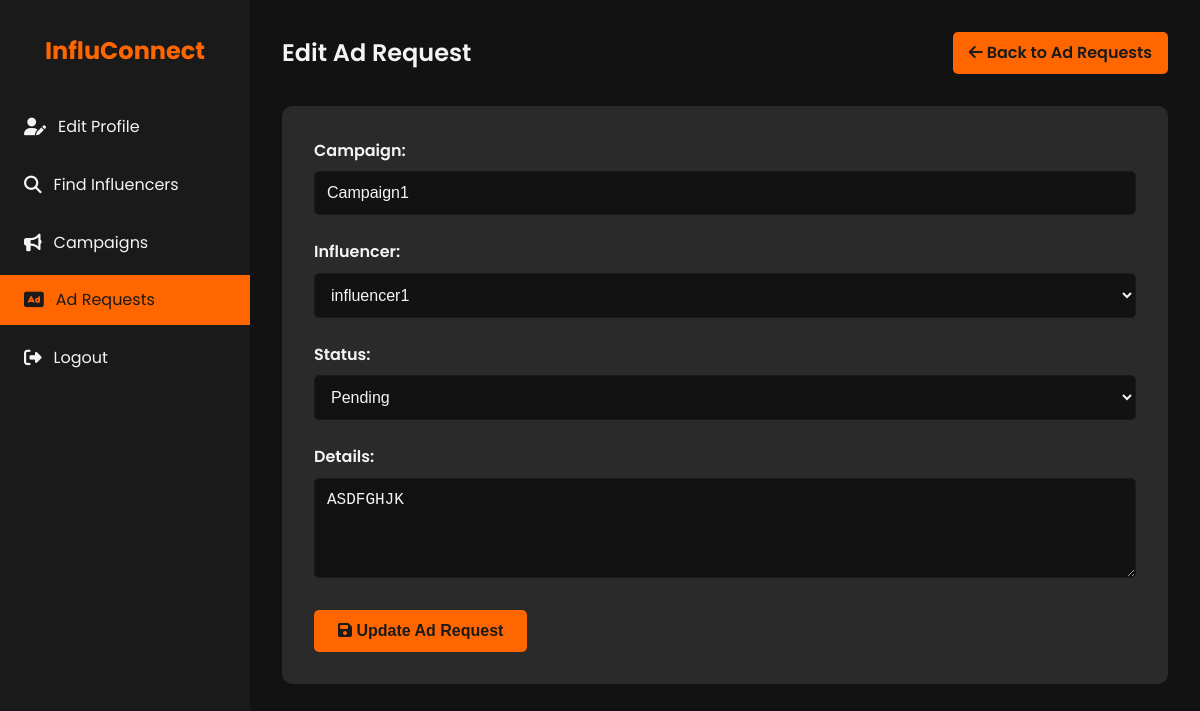
Page /ad_requests/edit/5 on the earlier database version.
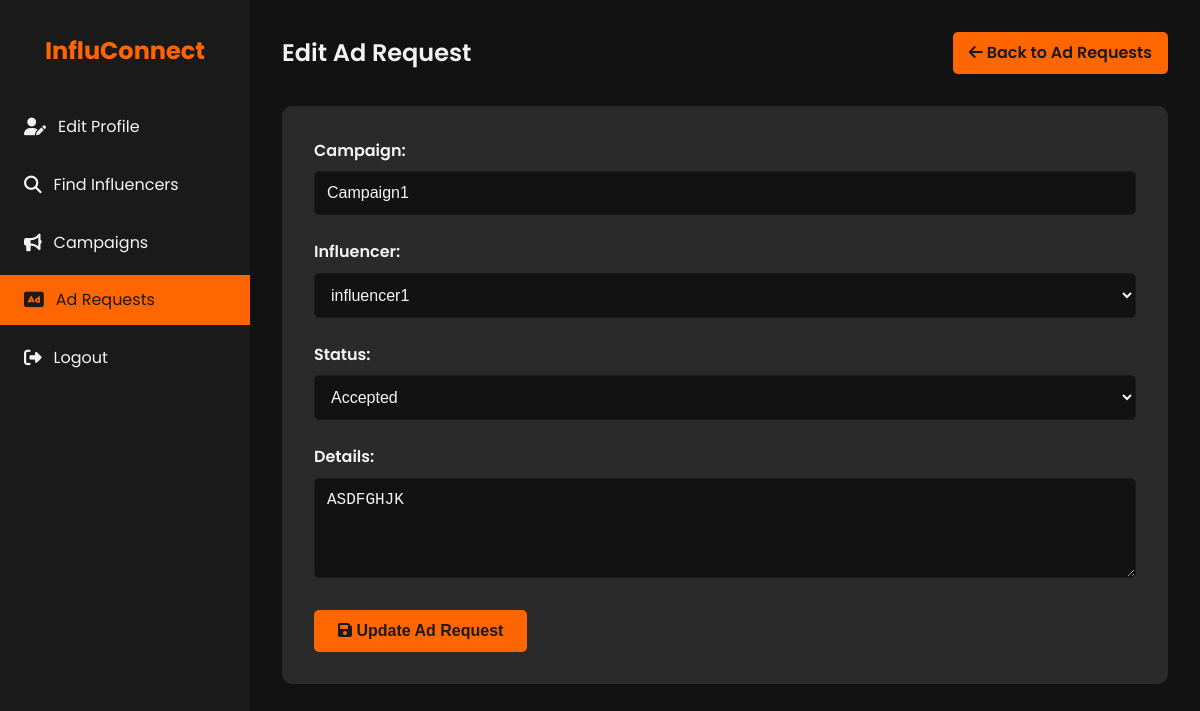
Same page on the later database version.
### models.py (models this page shows, shortened)
class AdRequest(db.Model):
    id = db.Column(db.Integer, primary_key=True)
    campaign_id = db.Column(db.Integer, db.ForeignKey('campaign.id'), nullable=False)
    influencer_id = db.Column(db.Integer, db.ForeignKey('influencer.id'), nullable=False)
    status = db.Column(db.String(50), nullable=False)  # pending, accepted, rejected, negotiated
    details = db.Column(db.Text)
    negotiation_terms = db.Column(db.Text)
    communication_log = db.Column(db.Text)
    created_at = db.Column(db.DateTime, default=datetime.utcnow)
    updated_at = db.Column(db.DateTime, default=datetime.utcnow, onupdate=datetime.utcnow)
    campaign = db.relationship('Campaign', backref=db.backref('ad_requests', lazy=True))
    influencer = db.relationship('Influencer', backref=db.backref('ad_requests', lazy=True))

class User(db.Model, UserMixin):
    id = db.Column(db.Integer, primary_key=True)
    username = db.Column(db.String(80), unique=True, nullable=False)
    password = db.Column(db.String(200), nullable=False)
    email = db.Column(db.String(120), unique=True, nullable=False)
    role = db.Column(db.String(50), nullable=False)  # admin, sponsor, influencer
    is_active = db.Column(db.Boolean, default=True)

### app.py (the view, shortened to what this page needs)
    @app.route('/ad_requests/edit/<int:id>', methods=['GET', 'POST'])
    def edit_ad_request(id):
        ad_request = AdRequest.query.get_or_404(id)
        influencers = Influencer.query.all()
        return render_template('edit_ad_request.html', ad_request=ad_request, influencers=influencers)

### templates/edit_ad_request.html (shortened to what this page needs)
<!DOCTYPE html>
<html lang="en">
<head>
    <link rel="stylesheet" href="https://cdnjs.cloudflare.com/ajax/libs/font-awesome/6.1.1/css/all.min.css">
</head>
<body>
    <div class="dashboard">
        <aside class="sidebar">
            <div class="logo">
                <h1>InfluConnect</h1>
            </div>
            <nav>
                <ul class="nav-menu">
                    <li class="nav-item">
                        <a href="{{ url_for('sponsor_profile') }}" class="nav-link">
                            <i class="fas fa-user-edit"></i> Edit Profile
                        </a>
                    </li>
                    <li class="nav-item">
                        <a href="{{ url_for('search_influencers') }}" class="nav-link">
                            <i class="fas fa-search"></i> Find Influencers
                        </a>
                    </li>
                    <li class="nav-item">
                        <a href="{{ url_for('campaigns_list') }}" class="nav-link">
                            <i class="fas fa-bullhorn"></i> Campaigns
                        </a>
                    </li>
                    <li class="nav-item">
                        <a href="{{ url_for('list_ad_requests') }}" class="nav-link active">
                            <i class="fas fa-ad"></i> Ad Requests
                        </a>
                    </li>
                    <li class="nav-item">
                        <a href="{{ url_for('logout') }}" class="nav-link">
                            <i class="fas fa-sign-out-alt"></i> Logout
                        </a>
                    </li>
                </ul>
            </nav>
        </aside>
        <main class="main-content">
            <header class="header">
                <h1 class="welcome-text">Edit Ad Request</h1>
                <a href="{{ url_for('list_ad_requests') }}" class="btn">
                    <i class="fas fa-arrow-left"></i> Back to Ad Requests
                </a>
            </header>
            <section class="form-container">
                <form action="{{ url_for('edit_ad_request', id=ad_request.id) }}" method="POST">
                    <div class="form-group">
                        <label for="campaign_id">Campaign:</label>
                        <input type="text" id="campaign_id" class="form-control" value="{{ ad_request.campaign.title }}" readonly>
                    </div>
                    <div class="form-group">
                        <label for="influencer_id">Influencer:</label>
                        <select name="influencer_id" id="influencer_id" class="form-control" required>
                            {% for influencer in influencers %}
                            <option value="{{ influencer.id }}" {% if influencer.id == ad_request.influencer_id %}selected{% endif %}>{{ influencer.user.username }}</option>
                            {% endfor %}
                        </select>
                    </div>
                    <div class="form-group">
                        <label for="status">Status:</label>
                        <select name="status" id="status" class="form-control" required>
                            <option value="pending" {% if ad_request.status == 'pending' %}selected{% endif %}>Pending</option>
                            <option value="accepted" {% if ad_request.status == 'accepted' %}selected{% endif %}>Accepted</option>
                        </select>
                    </div>
                    <div class="form-group">
                        <label for="details">Details:</label>
                        <textarea name="details" id="details" rows="4" class="form-control">{{ ad_request.details }}</textarea>
                    </div>
                    <button type="submit" class="btn-submit">
                        <i class="fas fa-save"></i> Update Ad Request
                    </button>
                </form>
            </section>
        </main>
    </div>
</body>
</html>

Differences in the rows shown:
changed AdRequest "ASDFGHJK": status "Pending" → "Accepted"
